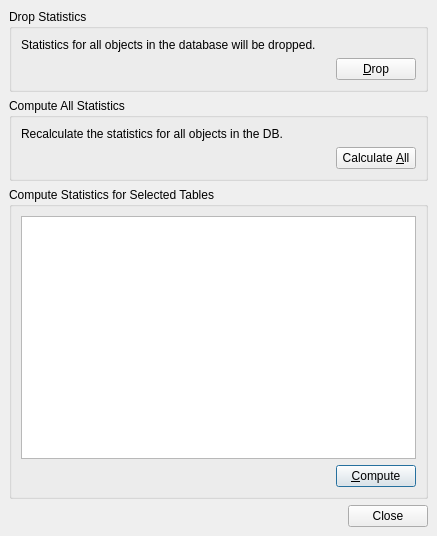
<ui version="4.0" >
 <class>AnalyzeDialog</class>
 <widget class="QDialog" name="AnalyzeDialog" >
  <property name="geometry" >
   <rect>
    <x>0</x>
    <y>0</y>
    <width>437</width>
    <height>536</height>
   </rect>
  </property>
  <property name="windowTitle" >
   <string>Analyze Database</string>
  </property>
  <layout class="QGridLayout" >
   <property name="margin" >
    <number>9</number>
   </property>
   <property name="spacing" >
    <number>6</number>
   </property>
   <item row="2" column="0" >
    <widget class="QGroupBox" name="groupBox_3" >
     <property name="title" >
      <string>Compute Statistics for Selected Tables</string>
     </property>
     <layout class="QGridLayout" >
      <property name="margin" >
       <number>9</number>
      </property>
      <property name="spacing" >
       <number>6</number>
      </property>
      <item row="0" column="0" colspan="2" >
       <widget class="QListWidget" name="tableList" >
        <property name="selectionMode" >
         <enum>QAbstractItemView::ExtendedSelection</enum>
        </property>
       </widget>
      </item>
      <item row="1" column="1" >
       <widget class="QPushButton" name="tableButton" >
        <property name="text" >
         <string>&amp;Compute</string>
        </property>
       </widget>
      </item>
      <item row="1" column="0" >
       <spacer>
        <property name="orientation" >
         <enum>Qt::Horizontal</enum>
        </property>
        <property name="sizeHint" >
         <size>
          <width>40</width>
          <height>20</height>
         </size>
        </property>
       </spacer>
      </item>
     </layout>
    </widget>
   </item>
   <item row="3" column="0" >
    <widget class="QDialogButtonBox" name="buttonBox" >
     <property name="orientation" >
      <enum>Qt::Horizontal</enum>
     </property>
     <property name="standardButtons" >
      <set>QDialogButtonBox::Close</set>
     </property>
    </widget>
   </item>
   <item row="1" column="0" >
    <widget class="QGroupBox" name="groupBox_2" >
     <property name="title" >
      <string>Compute All Statistics</string>
     </property>
     <layout class="QGridLayout" >
      <property name="margin" >
       <number>9</number>
      </property>
      <property name="spacing" >
       <number>6</number>
      </property>
      <item row="1" column="1" >
       <widget class="QPushButton" name="allButton" >
        <property name="text" >
         <string>Calculate &amp;All</string>
        </property>
       </widget>
      </item>
      <item row="1" column="0" >
       <spacer>
        <property name="orientation" >
         <enum>Qt::Horizontal</enum>
        </property>
        <property name="sizeHint" >
         <size>
          <width>141</width>
          <height>20</height>
         </size>
        </property>
       </spacer>
      </item>
      <item row="0" column="0" colspan="2" >
       <widget class="QLabel" name="label_2" >
        <property name="text" >
         <string>Recalculate the statistics for all objects in the DB.</string>
        </property>
       </widget>
      </item>
     </layout>
    </widget>
   </item>
   <item row="0" column="0" >
    <widget class="QGroupBox" name="groupBox" >
     <property name="title" >
      <string>Drop Statistics</string>
     </property>
     <layout class="QGridLayout" >
      <property name="margin" >
       <number>9</number>
      </property>
      <property name="spacing" >
       <number>6</number>
      </property>
      <item row="1" column="1" >
       <widget class="QPushButton" name="dropButton" >
        <property name="text" >
         <string>&amp;Drop</string>
        </property>
       </widget>
      </item>
      <item row="1" column="0" >
       <spacer>
        <property name="orientation" >
         <enum>Qt::Horizontal</enum>
        </property>
        <property name="sizeHint" >
         <size>
          <width>40</width>
          <height>20</height>
         </size>
        </property>
       </spacer>
      </item>
      <item row="0" column="0" colspan="2" >
       <widget class="QLabel" name="label" >
        <property name="text" >
         <string>&lt;qt>Statistics for all objects in the database will be dropped.&lt;/qt></string>
        </property>
       </widget>
      </item>
     </layout>
    </widget>
   </item>
  </layout>
 </widget>
 <resources/>
 <connections>
  <connection>
   <sender>buttonBox</sender>
   <signal>accepted()</signal>
   <receiver>AnalyzeDialog</receiver>
   <slot>accept()</slot>
   <hints>
    <hint type="sourcelabel" >
     <x>248</x>
     <y>254</y>
    </hint>
    <hint type="destinationlabel" >
     <x>157</x>
     <y>274</y>
    </hint>
   </hints>
  </connection>
  <connection>
   <sender>buttonBox</sender>
   <signal>rejected()</signal>
   <receiver>AnalyzeDialog</receiver>
   <slot>reject()</slot>
   <hints>
    <hint type="sourcelabel" >
     <x>316</x>
     <y>260</y>
    </hint>
    <hint type="destinationlabel" >
     <x>286</x>
     <y>274</y>
    </hint>
   </hints>
  </connection>
 </connections>
</ui>
